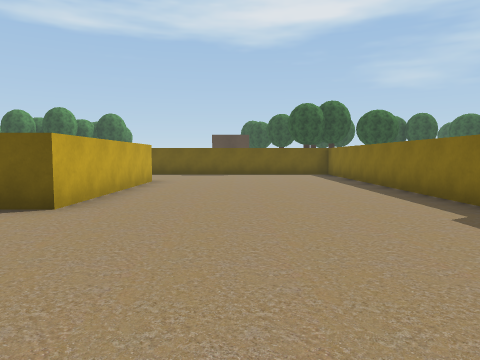
View 1 (above)

21 first-person views from a walk through a scene from a Unity 3-D project. The camera is 1.4 m above the floor, tilts 4° down and sees 70° across. The floor is counted in squares, 2 m on a side. Each view is taken from the middle of a square. On the plan, view 1 faces up. The plan holds only what a view shows up to about 11 squares ahead; the rest is blank. The place goes on beyond the plan. Some trees and plants on the terrain are drawn as simple stand-ins.

View 2
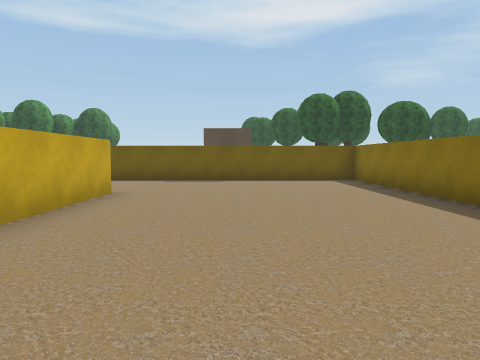

View 3
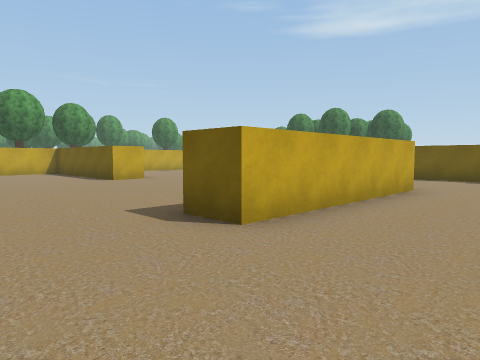

View 4
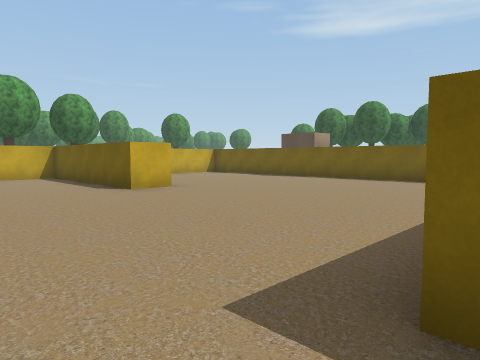

View 5
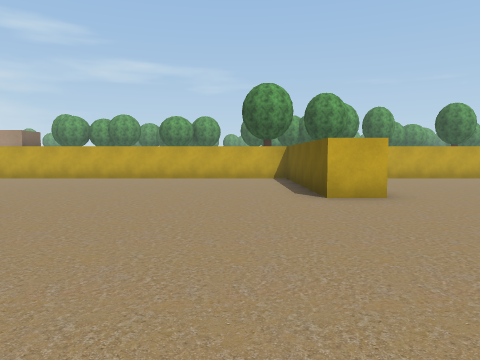

View 6
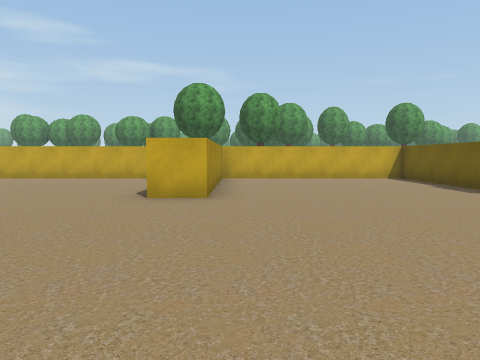

View 7
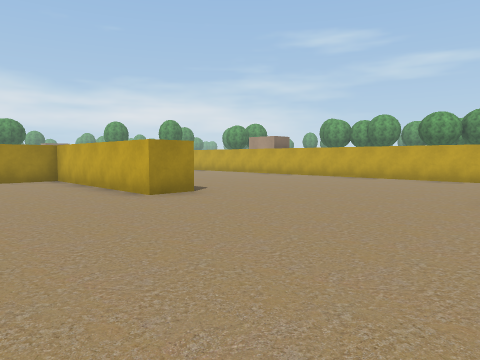

View 8
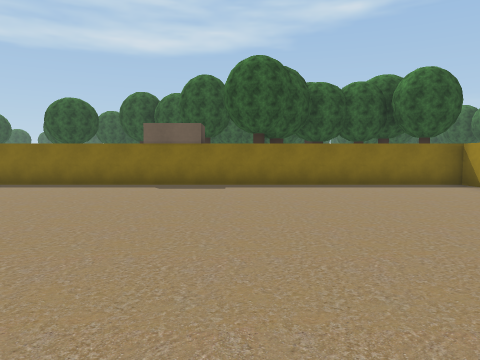

View 9
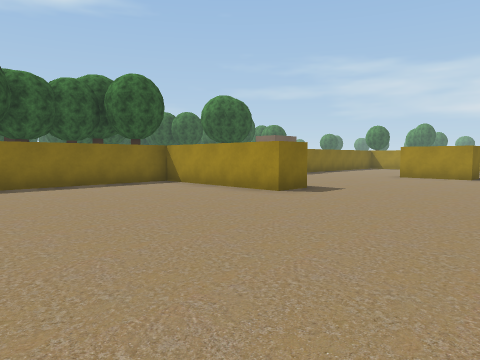

View 10
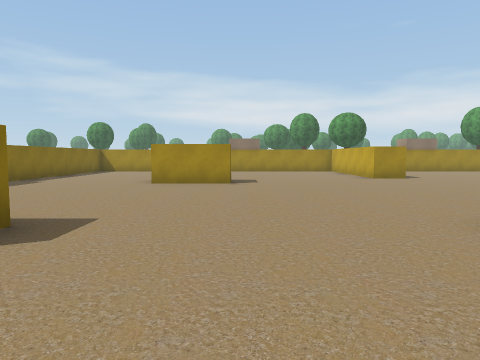

View 11
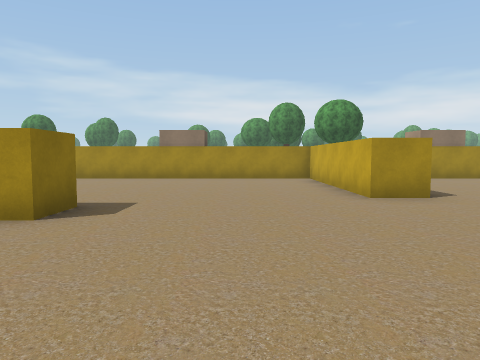

View 12
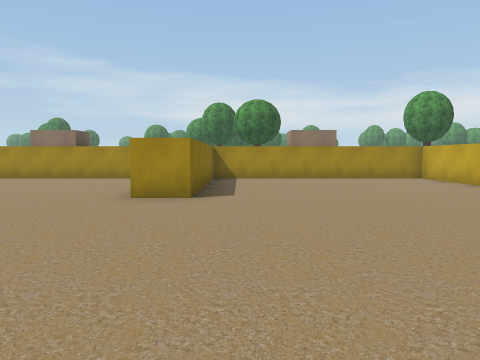

View 13
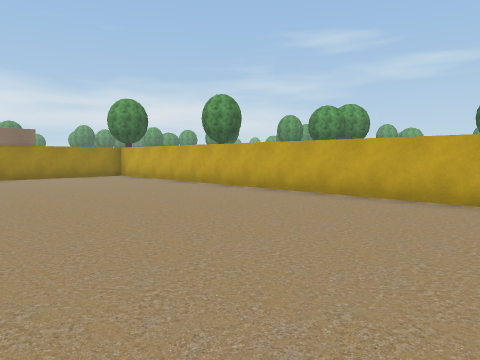

View 14
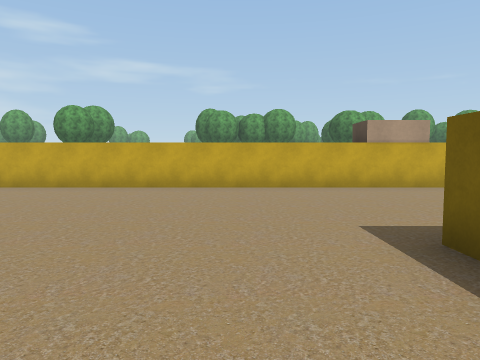

View 15
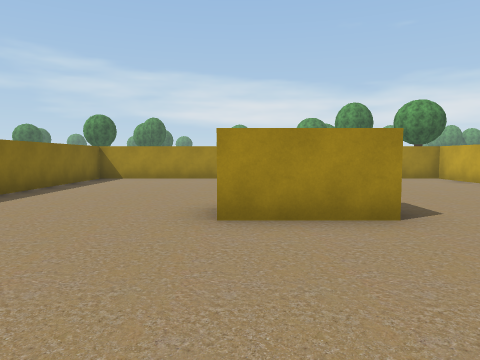

View 16
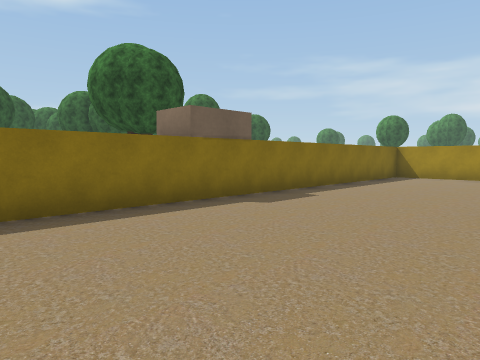

View 17
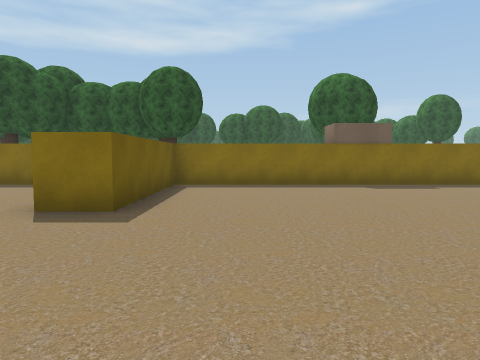

View 18
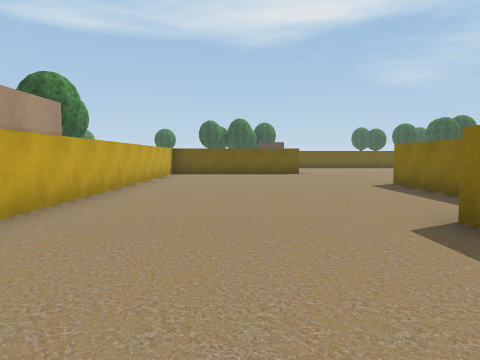

View 19
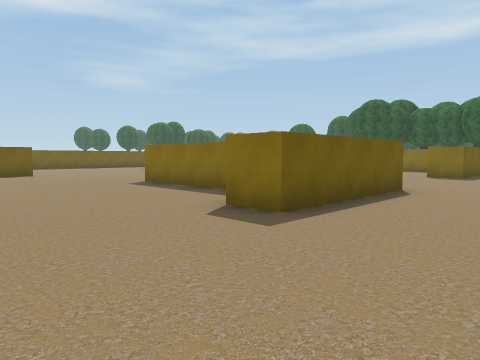

View 20
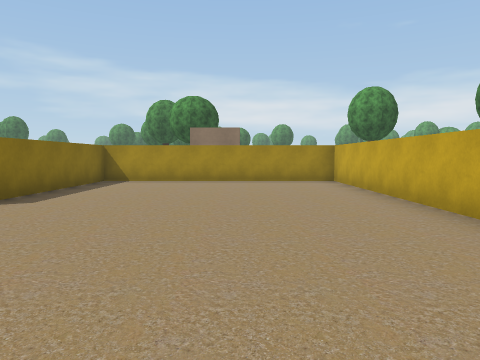

View 21
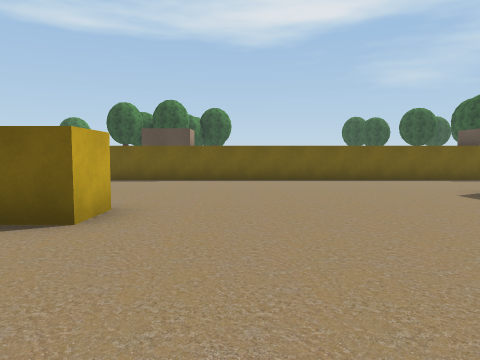

### Floor plan
Points are (right, up) in squares from view 1. A wall is a line through its corners. A room is listed if a view was taken in it or the views show most of it. See-through windows are left out.
Room 1 (views 1, 2, 3, 4, 5, 6, 7, 8, 9, 10, 11, 12, 13, 14, 15, 16, 17, 18, 19, 20, 21)
walls: (-5.6, -4.4) (-9.7, -4.4) (-9.7, -3.4); (-8.2, -1.8) (-8.2, 1.5) (-7.2, 1.5) (-7.2, -3.4) (-5.8, -3.4); (-0.7, -3.4) (3.3, -3.4) (3.3, 13) (-14.7, 13) (-14.7, 7.5) (-9.7, 7.5) (-9.7, 6.5) (-14.7, 6.5) (-14.7, -16.6) (-8.2, -16.6) (-8.2, -11.7) (-7.2, -11.7) (-7.2, -16.6) (3.3, -16.6) (3.3, -4.4) (-0.7, -4.4) (-0.7, -3.4); (-2.8, -10.8) (-2.8, -9.7) (-0.8, -9.7); (-2.4, 9.5) (-2.4, 4.5) (-3.5, 4.5)

Positions as (right, up) in squares from view 1, and headings:
1: (0, 0), facing up
2: (0, 3), facing up
3: (0, 2), facing up-left
4: (-3, 3), facing up-left
5: (-4, 5), facing left
6: (-4, 8), facing left
7: (-4, 7), facing down-left
8: (-5, 2), facing right
9: (-5, 2), facing down-right
10: (-3, -1), facing down
11: (-5, -6), facing down
12: (-9, -6), facing down
13: (-9, -5), facing down-left
14: (-7, -6), facing left
15: (-1, -6), facing down
16: (-1, -5), facing down-right
17: (-5, -6), facing right
18: (-12, -7), facing up
19: (-13, -7), facing up-right
20: (-12, -7), facing down
21: (-8, 3), facing up
